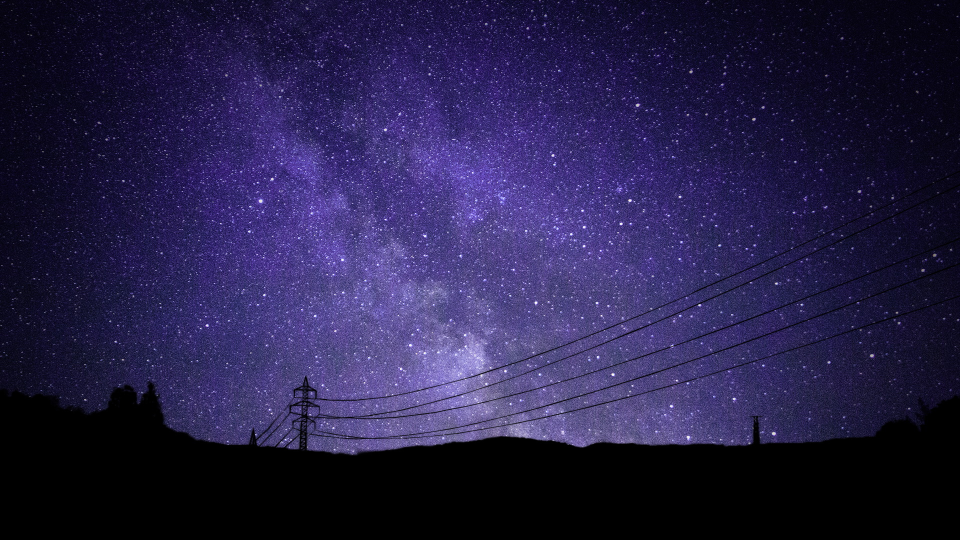
#> input picture Labs/Обработка изображений/Prac4/images/sky1.jpg, 1920 x 1080 px (shown at 1/2 size)
$ python z1.py
#> lines starting #> are read from the running program, lines starting #| are printed output that depends on the picture
from PIL import Image
import cv2
import matplotlib.pyplot as plt

# [17 lines of commented-out code are left out]
im = cv2.imread("images/sky1.jpg")
#> im is the input picture: shape (1080, 1920, 3); mean B, G, R 72, 31.8, 38
vals = im.mean(axis=2).flatten()
b, bins, patches = plt.hist(vals, 255)
#> b = 255 values, max 401784 at index 0, min 8 at index 254, mean 8131.8; bins = 256 values from 0 to 254; patches = 255 items
plt.xlim([0,255])
plt.show()
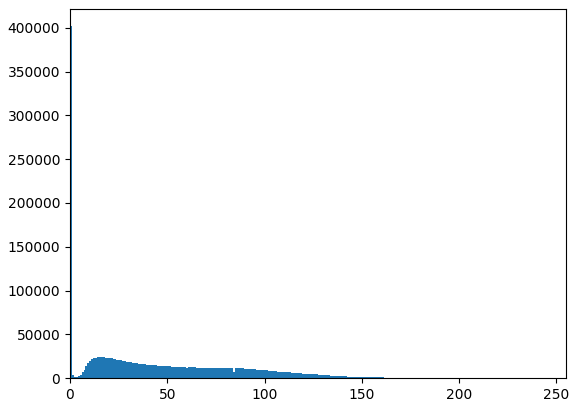
#> figure drawn by matplotlib, 1 panel; tallest bar 401784 high, from x = 0 to 0.996


# [62 lines of commented-out code are left out]

$ run again, with Labs/Обработка изображений/Prac4/images/sky2.jpg copied over Labs/Обработка изображений/Prac4/images/sky1.jpg
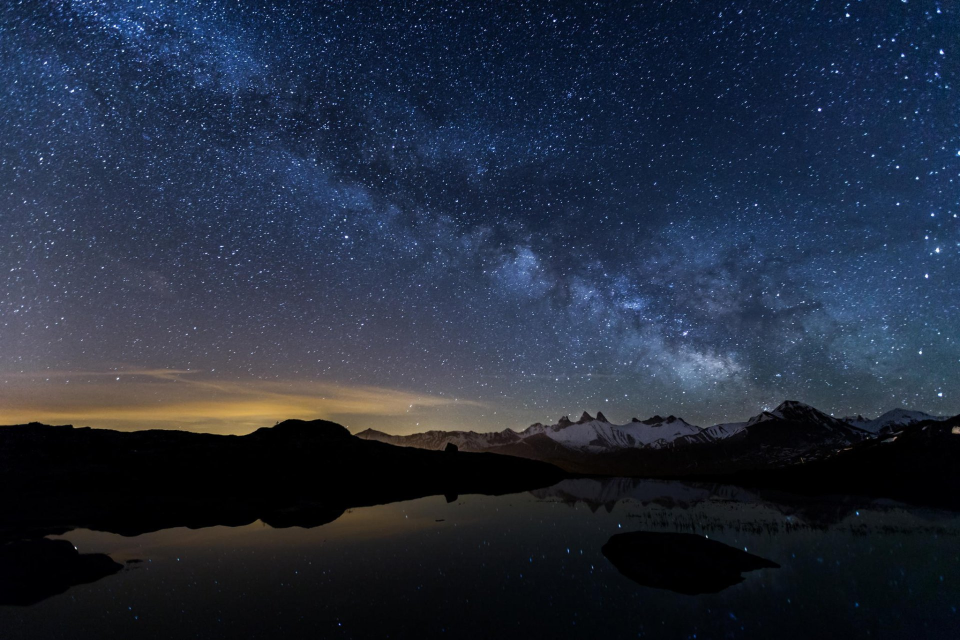
#> input picture Labs/Обработка изображений/Prac4/images/sky2.jpg, 1920 x 1280 px (shown at 1/2 size)
#> im is the input picture: shape (1280, 1920, 3); mean B, G, R 61.4, 44, 34.9
#> b = 255 values, max 198816 at index 0, min 1 at index 253, mean 9637.6; bins = 256 values from 0 to 254.7; patches = 255 items
#> `plt.show()`:
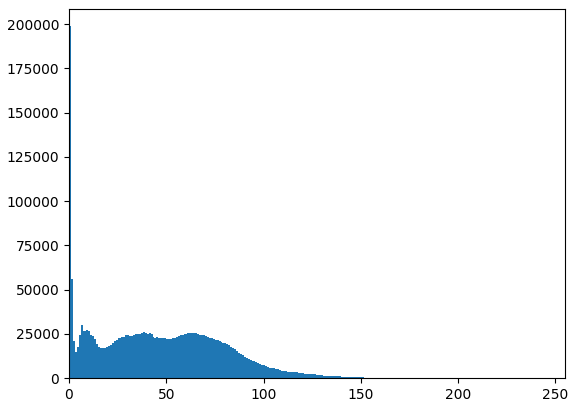
#> figure drawn by matplotlib, 1 panel; tallest bar 198816 high, from x = 0 to 0.999
